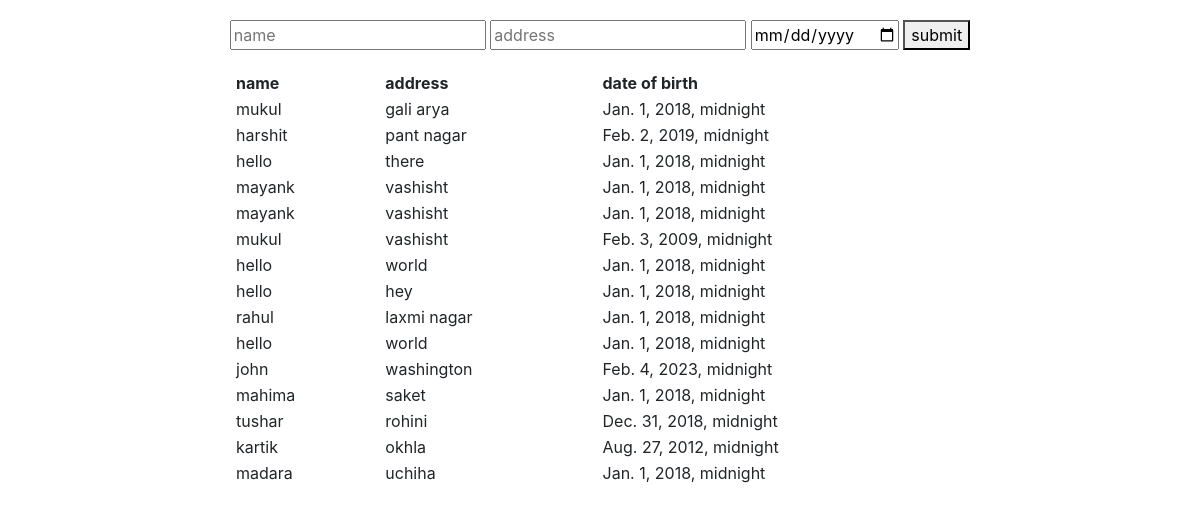
Page /table/ on the earlier database version.
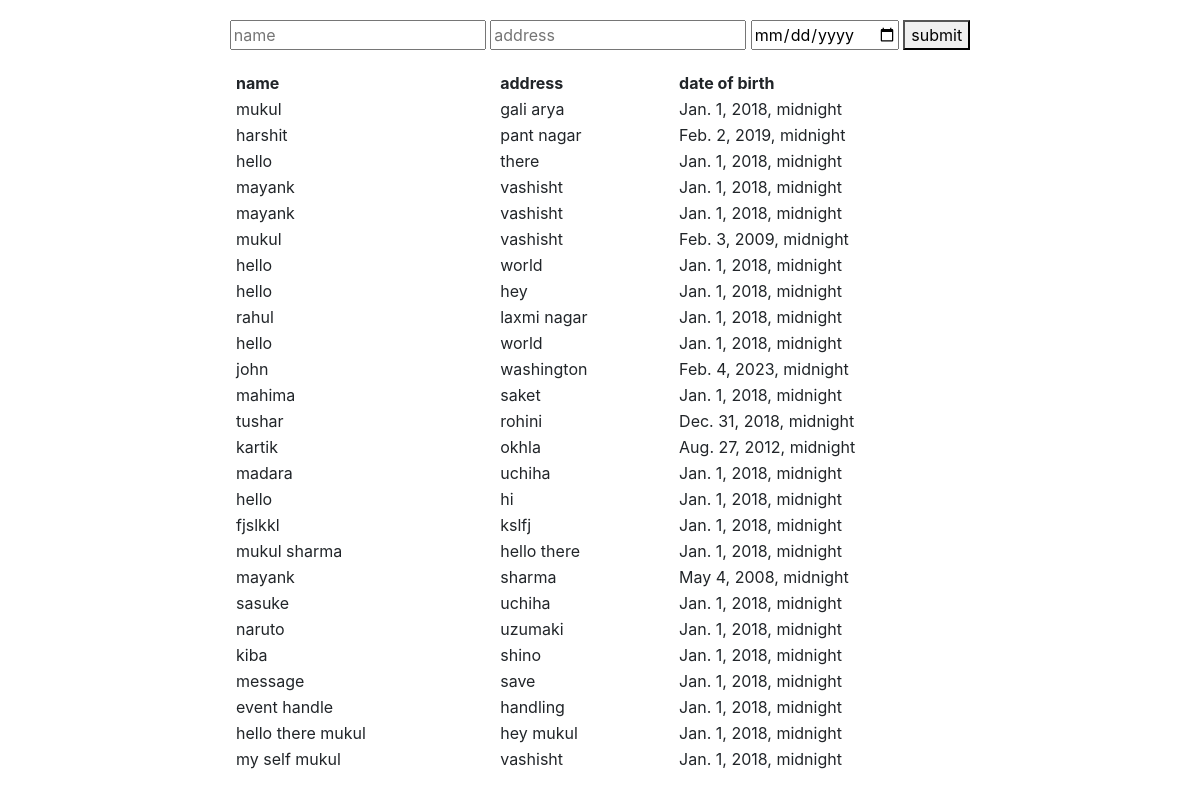
Same page on the later database version.
### table/models.py (models this page shows)
class tableModel(models.Model):
	name = models.CharField(max_length=30)
	address = models.CharField(max_length=100)
	DOB = models.DateTimeField()
	updated = models.DateTimeField(auto_now_add= True)

### table/views.py (the view)
# urls.py: path('table/',table,name='table'),
def table(request):
	obj = tableModel.objects.all()
	context= {
	'obj': obj
	}
	return render(request,'table/base.html',context)

### table/templates/table/base.html (shortened to what this page needs)
<!doctype html>
<html lang="en">
  <head>
    <link rel="stylesheet" href="https://stackpath.bootstrapcdn.com/bootstrap/4.1.3/css/bootstrap.min.css">
    <link rel="stylesheet" type="text/css" href="https://cdn.datatables.net/1.10.19/css/jquery.dataTables.css">
</head>
<body class="container" >
	<center>
<div class="container">
		<form style="margin: 20px 20px 20px 20px" id="form" method="post" action="{% url 'table' %}">
	<input id="msg_input" type="text" name="name" placeholder="name">
	<input id="address_inp" type="text" name="address" placeholder="address">
	<input id="dob" type="date" name="DOB">
	<button type="submit">submit</button>
</form>
		<div class="container" style="width: 800px">
		<table id="table-data" width="800px" style="margin: 20px 20px 20px 20px" >
		<thead><tr>
			<th>name </th>
			<th>address</th>
			<th>date of birth</th>
		</tr></thead>
		<tbody>
		{% for i in obj %}
		<tr id="tr_Id">
			<td>{{i.name}}</td>
			<td >{{i.address}}</td>
			<td>{{i.DOB}}</td>
		</tr>
		{% endfor %}
		</tbody>
</table>
	</div>
</div></center>
     </body>
</html>

Differences in the rows shown:
added tableModel: name "hello", address "hi", DOB "Jan. 1, 2018, midnight"
added tableModel: name "fjslkkl", address "kslfj", DOB "Jan. 1, 2018, midnight"
added tableModel: name "mukul sharma", address "hello there", DOB "Jan. 1, 2018, midnight"
added tableModel: name "mayank", address "sharma", DOB "May 4, 2008, midnight"
added tableModel: name "sasuke", address "uchiha", DOB "Jan. 1, 2018, midnight"
added tableModel: name "naruto", address "uzumaki", DOB "Jan. 1, 2018, midnight"
added tableModel: name "kiba", address "shino", DOB "Jan. 1, 2018, midnight"
added tableModel: name "message", address "save", DOB "Jan. 1, 2018, midnight"
added tableModel: name "event handle", address "handling", DOB "Jan. 1, 2018, midnight"
added tableModel: name "hello there mukul", address "hey mukul", DOB "Jan. 1, 2018, midnight"
added tableModel: name "my self mukul", address "vashisht", DOB "Jan. 1, 2018, midnight"
